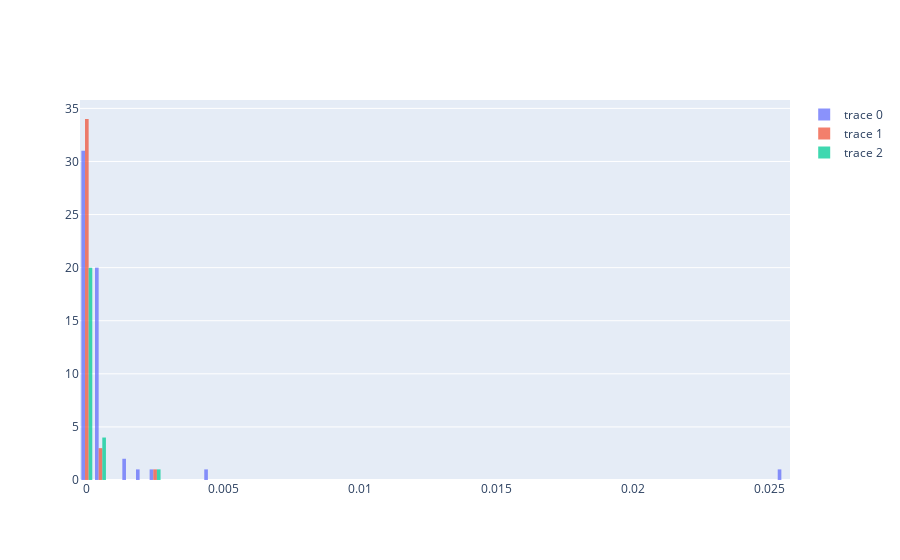

The code cell stored with this chart in its notebook:
### Code cell
hist_fig.show()

### Figure 1 — Plotly figure (JSON) as saved in the notebook; plotly's stock layout.template omitted (floating-point values rounded to 4 significant figures)
{"data": [{"opacity": 0.75, "type": "histogram", "x": [0.0047, 0.0007, 0.002, 0, 0.0007, 0, 0.0007, 0.0007, 0.0254, 0, 0, 0, 0, null, null, null, null, null, null, null, 0, 0, 0, 0, null, null, null, 0, 0, 0, null, null, null, null, null, null, null, 0, null, null, null, null, null, null, null, null, 0.0007, 0, 0.0007, 0, 0.0007, 0.0007, 0, 0.0007, 0.0007, 0, 0.0007, 0, 0.0027, 0, 0.0007, 0.0007, 0.0013, 0.0013, 0, 0, 0, 0, 0, null, null, null, null, null, null, null, null, null, null, null, null, null, null, null, null, null, null, null, null, null, null, null, null, null, null, null, null, null, null, null, null, null, null, null, null, null, null, 0, 0.0007, 0, 0.0007, 0, 0.0007, 0.0007, 0, 0.0007, 0, 0.0007, 0.0007, 0]}, {"opacity": 0.75, "type": "histogram", "x": [null, null, null, null, null, null, null, null, null, null, null, null, null, null, null, null, null, null, null, null, null, null, null, null, null, null, null, null, null, null, null, null, null, null, null, null, null, null, null, null, null, null, null, null, null, null, null, null, null, null, null, null, null, null, null, null, null, null, null, null, null, null, null, null, null, null, null, null, null, 0, 0, 0, 0, 0, 0, 0, 0, 0, 0, 0, 0, 0, 0, 0, 0, 0, 0, 0, 0, 0, 0, 0, 0, 0, 0, 0, 0, 0, 0, 0, 0, 0, 0.0007, 0.0027, 0.0007, 0, 0.0007, null, null, null, null, null, null, null, null, null, null, null, null, null]}, {"opacity": 0.75, "type": "histogram", "x": [null, null, null, null, null, null, null, null, null, null, null, null, null, 0, 0, 0, 0, 0, 0, 0.0007, null, null, null, null, 0, 0, 0, null, null, null, 0, 0, 0, 0, 0.0027, 0, 0, null, 0, 0, 0, 0, 0.0007, 0.0007, 0, 0.0007, null, null, null, null, null, null, null, null, null, null, null, null, null, null, null, null, null, null, null, null, null, null, null, null, null, null, null, null, null, null, null, null, null, null, null, null, null, null, null, null, null, null, null, null, null, null, null, null, null, null, null, null, null, null, null, null, null, null, null, null, null, null, null, null, null, null, null, null, null, null, null, null, null, null]}], "layout": {}}
